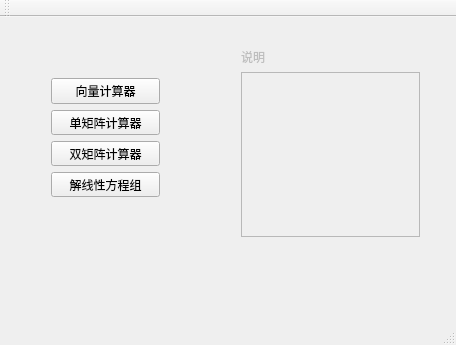
<?xml version="1.0" encoding="UTF-8"?>
<ui version="4.0">
 <class>MainWindow</class>
 <widget class="QMainWindow" name="MainWindow">
  <property name="geometry">
   <rect>
    <x>0</x>
    <y>0</y>
    <width>456</width>
    <height>345</height>
   </rect>
  </property>
  <property name="windowTitle">
   <string>MainWindow</string>
  </property>
  <widget class="QWidget" name="centralWidget">
   <widget class="QWidget" name="layoutWidget">
    <property name="geometry">
     <rect>
      <x>40</x>
      <y>50</y>
      <width>131</width>
      <height>141</height>
     </rect>
    </property>
    <layout class="QVBoxLayout" name="verticalLayout">
     <item>
      <widget class="QPushButton" name="pushButton_3">
       <property name="text">
        <string>向量计算器</string>
       </property>
      </widget>
     </item>
     <item>
      <widget class="QPushButton" name="pushButton">
       <property name="text">
        <string>单矩阵计算器</string>
       </property>
      </widget>
     </item>
     <item>
      <widget class="QPushButton" name="pushButton_2">
       <property name="text">
        <string>双矩阵计算器</string>
       </property>
      </widget>
     </item>
     <item>
      <widget class="QPushButton" name="pushButton_4">
       <property name="text">
        <string>解线性方程组</string>
       </property>
      </widget>
     </item>
    </layout>
   </widget>
   <widget class="QWidget" name="layoutWidget">
    <property name="geometry">
     <rect>
      <x>230</x>
      <y>20</y>
      <width>201</width>
      <height>211</height>
     </rect>
    </property>
    <layout class="QVBoxLayout" name="verticalLayout_2">
     <item>
      <widget class="QLabel" name="label_2">
       <property name="enabled">
        <bool>false</bool>
       </property>
       <property name="text">
        <string>说明</string>
       </property>
      </widget>
     </item>
     <item>
      <widget class="QTextBrowser" name="textBrowser">
       <property name="enabled">
        <bool>false</bool>
       </property>
      </widget>
     </item>
    </layout>
   </widget>
  </widget>
  <widget class="QMenuBar" name="menuBar">
   <property name="geometry">
    <rect>
     <x>0</x>
     <y>0</y>
     <width>456</width>
     <height>26</height>
    </rect>
   </property>
  </widget>
  <widget class="QToolBar" name="mainToolBar">
   <attribute name="toolBarArea">
    <enum>TopToolBarArea</enum>
   </attribute>
   <attribute name="toolBarBreak">
    <bool>false</bool>
   </attribute>
  </widget>
  <widget class="QStatusBar" name="statusBar"/>
 </widget>
 <layoutdefault spacing="6" margin="11"/>
 <resources/>
 <connections/>
</ui>
